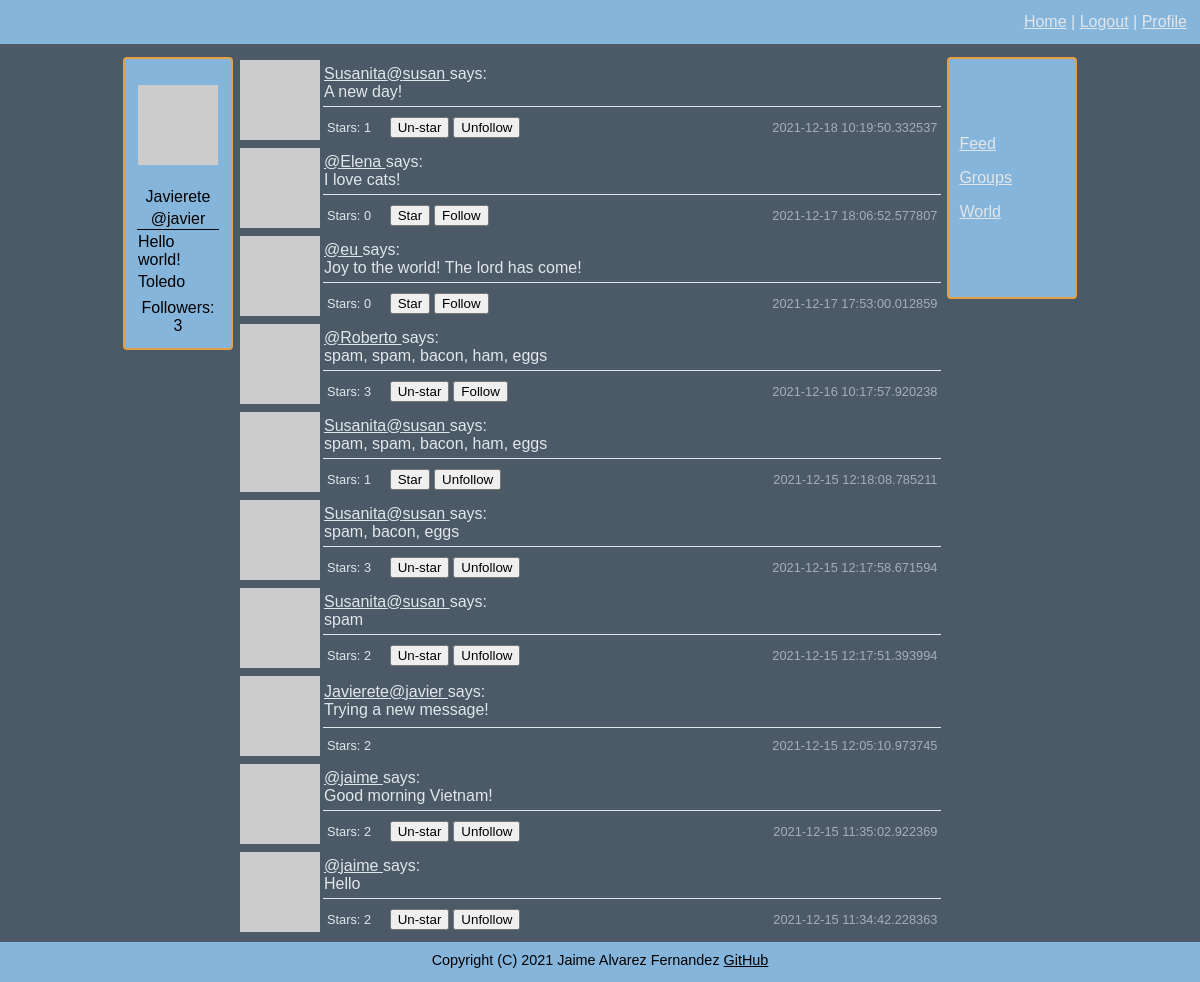
Page /global (signed in) on the committed database.
### connect/models.py (models this page shows, shortened)
class User(UserMixin, db.Model):
    id = db.Column(db.Integer, primary_key=True)
    username = db.Column(db.String(64), index=True, unique=True)
    email = db.Column(db.String(120), index=True, unique=True)
    nickname = db.Column(db.String(64))
    password = db.Column(db.String(128))
    about_me = db.Column(db.String(140))
    location = db.Column(db.String(64))
    website = db.Column(db.String(120))
    last_seen = db.Column(db.DateTime, default=datetime.datetime.utcnow)
    follower_bio = db.Column(db.Boolean, default=False)
    posts = db.relationship('Posts', backref='author', lazy='dynamic')
    reply = db.relationship('Reply', backref='author', lazy='dynamic')
    followed = db.relationship('User',
                               secondary=followers,
                               primaryjoin=(followers.c.follower_id == id),
                               secondaryjoin=(followers.c.followed_id == id),
                               backref=db.backref('followers', lazy='dynamic'), lazy='dynamic')
    starred = db.relationship('Posts',
                              secondary=stars,
                              backref=db.backref('awarded_stars', lazy='dynamic'), lazy='dynamic')
    starred_reply = db.relationship('Reply',
                                    secondary=stars_reply,
                                    backref=db.backref('awarded_stars_reply', lazy='dynamic'), lazy='dynamic')
    def avatar(self, size):
        digest = md5(self.email.lower().encode('utf-8')).hexdigest()
        return f'https://www.gravatar.com/avatar/{digest}?d=identicon&s={size}'
    def is_following(self, user):
        return self.followed.filter(followers.c.followed_id == user.id).count() > 0
    def is_starred(self, post):
        return self.starred.filter(stars.c.post_id == post.id).count() > 0

class Posts(db.Model):
    id = db.Column(db.Integer, primary_key=True)
    body = db.Column(db.String(140))
    timestamp = db.Column(db.DateTime, index=True, default=datetime.datetime.utcnow)
    user_id = db.Column(db.Integer, db.ForeignKey('user.id'))
    reply = db.relationship('Reply', backref='original', lazy='dynamic')

### connect/routing.py (the view)
@app.route('/global')
def global_messages():
    empty_form = forms.EmptyForm()
    posts = models.Posts.query.order_by(models.Posts.timestamp.desc()).all()
    return flask.render_template('global.html', title="Explore global feed", posts=posts, e_form=empty_form)

### connect/forms.py
class EmptyForm(FlaskForm):
    submit = wtforms.SubmitField('Submit')

### connect/models.py (called while the page is built)
@login.user_loader
def load_user(user_id):
    return User.query.get(int(user_id))

### connect/routing.py (called while the page is built)
@app.before_request
def before_request():
    if flask_login.current_user.is_authenticated:
        flask_login.current_user.last_seen = datetime.datetime.utcnow()
        db.session.commit()

### connect/templates/global.html
{% extends "general_template.html" %}
{% block content %}
    {% include "sub_templates/_posts.html" %}
{% endblock %}

### connect/templates/sub_templates/_profile.html (shortened to what this page needs)
{% if user and user != current_user %}
    <p>
        <img src="{{ user.avatar(128) }}">
    </p>
    <table width="100%">
        <tr>
            <td>
                {% if user.nickname is not none %}
                {{ user.nickname }}
                {% endif %}
            </td>
        </tr>
        <tr>
            <td class="bottom_line">
                @{{ user.username }}
            </td>
        </tr>
        <tr>
            <td>
                {% if not current_user.is_following(user) %}
                <form method="post" action="{{ url_for('follow', username=user.username, url=request.endpoint) }}">
                    {{ e_form.hidden_tag() }}
                    {{ e_form.submit(value='Follow') }}
                </form>
                {% else %}
                <form method="post" action="{{ url_for('unfollow', username=user.username, url=request.endpoint) }}">
                    {{ e_form.hidden_tag() }}
                    {{ e_form.submit(value='Unfollow') }}
                </form>
                {% endif %}
            </td>
        </tr>
        <tr>
            <td class="justify_text">
                {% if user.about_me is not none %}
                    {{ user.about_me }}
                {% endif %}
            </td>
        </tr>
        <tr>
            <td>
                {% if user.location is not none %}
                    {{ user.location }}
                {% endif %}
            </td>
        </tr>
        <tr>
            <td>
                {% if user.website is not none %}
                    <a href="{{ current_user.website }}">{{ current_user.website }}</a>
                {% endif %}
            </td>
        </tr>
        <tr>
            <td>
                {% if user.follower_bio %}
                Followers: {{ current_user.followers.count() }}
                {% endif %}
            </td>
        </tr>
    </table>
{% else %}
    <p>
        <img src="{{ current_user.avatar(128) }}">
    </p>
    <table width="100%">
        <tr>
            <td>
                {% if current_user.nickname is not none %}
                {{ current_user.nickname }}
                {% endif %}
            </td>
        </tr>
        <tr>
            <td class="bottom_line">
                @{{ current_user.username }}
            </td>
        </tr>
        <tr>
            <td class="justify_text">
                {% if current_user.about_me is not none %}
                    {{ current_user.about_me }}
                {% endif %}
            </td>
        </tr>
        <tr>
            <td class="justify_text">
                {% if current_user.location is not none %}
                    {{ current_user.location }}
                {% endif %}
            </td>
        </tr>
        <tr>
            <td class="justify_text">
            </td>
        </tr>
        <tr>
            <td>
                {% if current_user.follower_bio %}
                Followers: {{ current_user.followers.count() }}
                {% endif %}
            </td>
        </tr>
    </table>
{% endif %}

### connect/templates/sub_templates/_posts.html (shortened to what this page needs)
<table width="100%">
    {% for post in posts %}
    <tr>
        <td width="60" rowspan="2" valign="top"><img src="{{ post.author.avatar(60) }}"></td>
        <td class="bottom_line">
                <a href="{{ url_for('user_messages', username=post.author.username) }}">
                    {% if post.author.nickname %}{{ post.author.nickname }}{% endif %}@{{ post.author.username }}
                </a>
                says:<br>
             {{ post.body }}
        </td>
    </tr>
    <tr>
        <td>
            <table width="100%">
                <tr class="smaller_font_80">
                    <td width="10%">Stars: {{ post.awarded_stars.count() }}</td>
                    <td width="7%">
                        {% if post.author.username != current_user.username %}
                            {% if not current_user.is_starred(post) %}
                            <form method="post" action="{{ url_for('star', post=post.id, url=request.endpoint) }}">
                                {{ e_form.submit(value='Star') }}
                            </form>
                            {% else %}
                            <form method="post" action="{{ url_for('un_star', post=post.id, url=request.endpoint) }}">
                                {{ e_form.submit(value='Un-star') }}
                            </form>
                            {% endif %}
                        {% endif %}
                    </td>
                    <td>
                        {% if not current_user.is_following(post.author) and post.author != current_user %}
                        <form method="post" action="{{ url_for('follow', username=post.author.username, url=request.endpoint) }}">
                            {{ e_form.submit(value='Follow') }}
                        </form>
                        {% elif current_user.is_following(post.author) and post.author != current_user  %}
                        <form method="post" action="{{ url_for('unfollow', username=post.author.username, url=request.endpoint) }}">
                            {{ e_form.submit(value='Unfollow') }}
                        </form>
                        {% endif %}
                    </td>
                    <td class="time">{{ post.timestamp }}</td>
                </tr>
            </table>
        </td>
    </tr>
    {% endfor %}
</table>

### connect/static/css/style.css (style rules this page uses)
body { font-family: Arial; background: #4b5a66; color: #e1e6eb; min-height: 100vh; margin: 0; }
a { color: inherit; }
.bottom_line { border: solid; border-width: 0px 0 1px 0; }
.justify_text { text-align: justify; text-justify: inter-word; }
.smaller_font_80 { font-size:80%; }
.time { text-align: right; opacity: 0.6; }
body { display:flex; flex-direction:column; }

### rows in the picture
User: nickname "Javierete", username "javier", about_me "Hello world!", location "Toledo"
Posts: author.nickname "Susanita", author.username "susan", body "A new day!", awarded_stars.count "1", timestamp "2021-12-18 10:19:50.332537"
Posts: author.username "Elena", body "I love cats!", awarded_stars.count "0", timestamp "2021-12-17 18:06:52.577807"
Posts: author.username "eu", body "Joy to the world! The lord has come!", awarded_stars.count "0", timestamp "2021-12-17 17:53:00.012859"
Posts: author.username "Roberto", body "spam, spam, bacon, ham, eggs", awarded_stars.count "3", timestamp "2021-12-16 10:17:57.920238"
Posts: author.nickname "Susanita", author.username "susan", body "spam, spam, bacon, ham, eggs", awarded_stars.count "1", timestamp "2021-12-15 12:18:08.785211"
Posts: author.nickname "Susanita", author.username "susan", body "spam, bacon, eggs", awarded_stars.count "3", timestamp "2021-12-15 12:17:58.671594"
Posts: author.nickname "Susanita", author.username "susan", body "spam", awarded_stars.count "2", timestamp "2021-12-15 12:17:51.393994"
Posts: author.nickname "Javierete", author.username "javier", body "Trying a new message!", awarded_stars.count "2", timestamp "2021-12-15 12:05:10.973745"
Posts: author.username "jaime", body "Good morning Vietnam!", awarded_stars.count "2", timestamp "2021-12-15 11:35:02.922369"
Posts: author.username "jaime", body "Hello", awarded_stars.count "2", timestamp "2021-12-15 11:34:42.228363"

### other values in the picture
{{ current_user.followers.count() }} "3"
